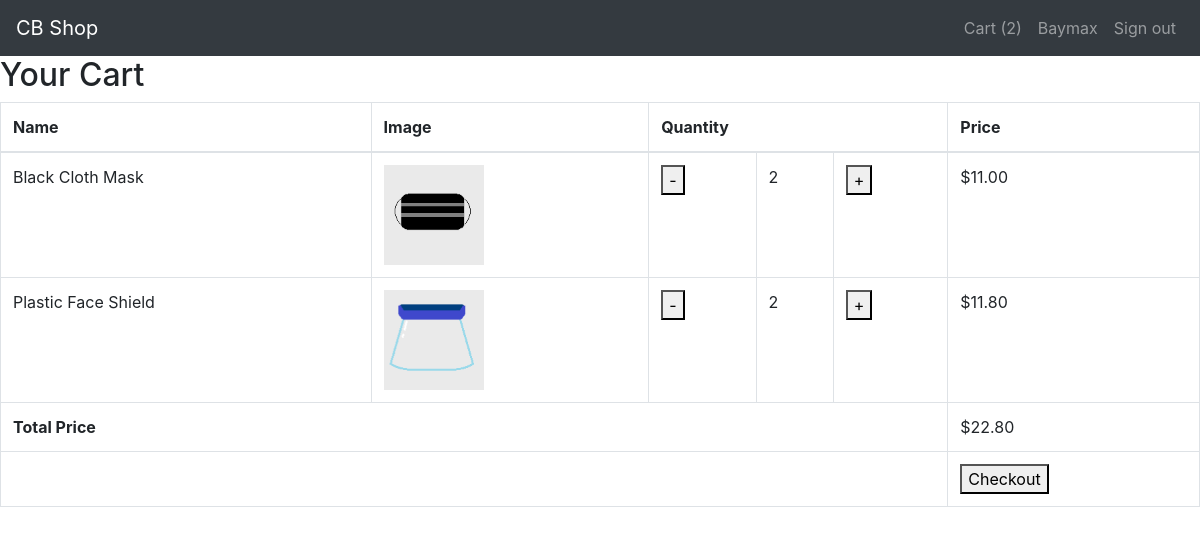
Page /cart (signed in) on the committed database.
### Database.py (models this page shows, shortened)
class User(db.Model):
    __tablename__ = "users"
    id = Column(Integer, primary_key=True)
    public_id = Column(String(50), unique=True)
    username = Column(String(100))
    email = Column(String(120), index=True, unique=True)
    password = Column(String(128))
    security_questions = Column(String(128))
    security_questions_answer = Column(String(128))
    is_authenticated = Column(Boolean, default=False)
    is_active = Column(Boolean, default=False)
    is_anonymous = Column(Boolean, default=False)
    is_admin = Column(Boolean, default=False)
    user_reviews = relationship("Reviews")
    cart = relationship("Cart")

class Product(db.Model):
    __tablename__ = 'products'
    product_id = Column(Integer, primary_key=True)
    product_name = Column(String)
    product_type = Column(String)
    product_price = Column(Float)
    product_description = Column(String)
    product_stock = Column(Integer)
    product_image = Column(String)
    product_reviews = relationship("Reviews")

### MainApp.py (the view)
@app.route('/cart')
def cart():
    cart_no = 0
    cart_list = []
    total_price = 0
    if current_user is None:
        print("Yo here man")
        user = None
    else:
        print("Yo, it is here")
        user = current_user
        statement = text('SELECT * FROM carts WHERE id = {}'.format(current_user.id))
        results = db.engine.execute(statement)
        for row in results:
            cart_no += 1
            product = Product.query.filter_by(product_id=row[1]).first()
            price = row[2] * product.product_price
            cart_list.append([product.product_name, product.product_image, row[2], price, product.product_id])
        for item in cart_list:
            total_price += item[3]
    return render_template('cart.html', user=user, cart_no=cart_no, cart_list=cart_list, total=total_price)

### MainApp.py (called while the page is built)
@app.before_request
def before_request():
    g.user = None
    if 'user' in session:
        g.user = session['user']

@app.after_request
def after_request(r):
    r.headers["Cache-Control"] = "no-cache, no-store"
    r.headers["Pragma"] = "no-cache"
    r.headers['server'] = 'www.cbshop.com'
    return r

@login_manager.user_loader
def load_user(id):
    return User.query.get(int(id))

### templates/cart.html (shortened to what this page needs)
{% extends "base.html" %}
{% block content %}
<h2>Your Cart</h2>
{% if cart_no == 0 %}
<p>Your cart is empty</p>
{% else %}
    <table class="table table-bordered">
        <thead>
            <tr>
                <th>Name</th>
                <th>Image</th>
                <th colspan="3">Quantity</th>
                <th>Price</th>
            </tr>
        </thead>
        <tbody>
        {% for item in cart_list %}
            <tr>
                <td>{{ item[0] }}</td>
                <td><img src="../static/img/{{ item[1] }}"></td>
                <td><form action="/api/Cart/remove_cart/{{ item[4] }}" method="post"><button type="submit">-</button><input type="hidden" name="csrf_token" value="{{ csrf_token() }}"/></form></td>
                <td>{{ item[2] }}</td>
                <td><form action="/api/Cart/add_cart/{{ item[4] }}" method="post"><button type="submit">+</button><input type="hidden" name="csrf_token" value="{{ csrf_token() }}"/></form></td>
                <td>${{ "{:.2f}".format(item[3]) }}</td>
            </tr>
        {% endfor %}
            <tr>
                <th colspan="5">Total Price</th>
                <td>${{ "{:.2f}".format(total) }}</td>
            </tr>
            <tr>
                <th colspan="5"></th>
                <td><button onclick="location.href = '/payment'">Checkout</button></td>
            </tr>
        </tbody>
    </table>
{% endif %}
{% endblock %}

### templates/includes/_navbar.html (shortened to what this page needs)
<nav class="navbar navbar-dark navbar-expand-md bg-dark justify-content-center">
    <a href="/" class="navbar-brand d-flex w-50 mr-auto">CB Shop</a>
    <div class="navbar-collapse collapse w-100">
      <ul class="nav navbar-nav ml-auto w-100 justify-content-end">
            {% if current_user.is_anonymous %}
            <li class="nav-item">
              <a class="nav-link" href="/login">Login</a>
            </li>
            <li class="nav-item">
                <a class="nav-link" href='/signup'>Sign Up</a>
            </li>
            {% else %}
            <li class="nav-item">
              <a class="nav-link" href="/cart">Cart ({{ cart_no }})</a>
            </li>
            <li class="nav-item">
                <a class="nav-link" href="{{ url_for('profile')}}">{{ user.username }}</a>
            </li>
            <li class="nav-item">
              <a class="nav-link" href="/logout">Sign out</a>
            </li>
            {% endif %}
        </ul>
    </div>
</nav>

### templates/cart.html (style rules this page uses)
img { height: 100px; width: 100px; }

### rows in the picture
User: username "Baymax"
Product: product_name "Black Cloth Mask", product_image (picture), product_id "2", item "11.00"
Product: product_name "Plastic Face Shield", product_image (picture), item "2", item "11.80"

### other values in the picture
{{ cart_no }} "2"
{{ "{:.2f}".format(total) }} "22.80"
